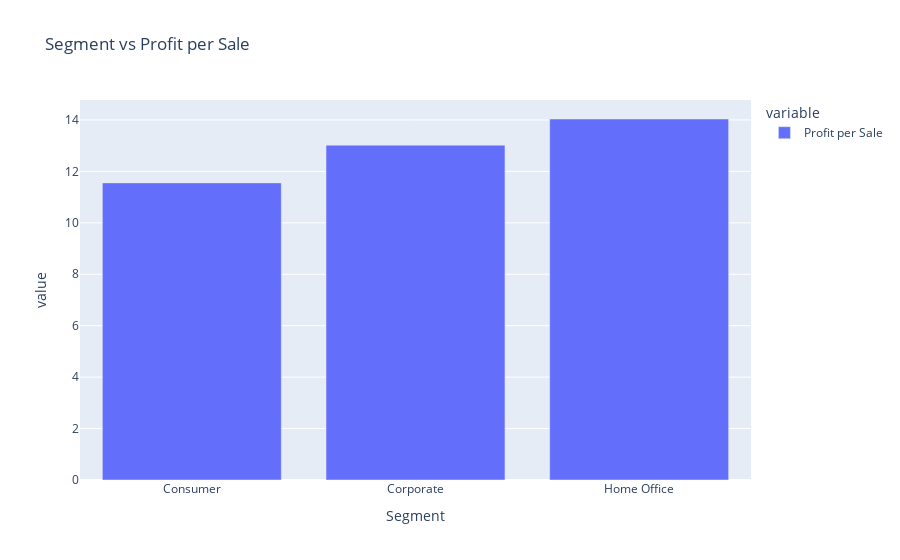

Notebook code for this chart:
### Markdown cell above
Profit per Sale

### Code cell
grouped_df['Profit per Sale']=(grouped_df['Profit']/grouped_df['Sales'])*100
px.bar(grouped_df['Profit per Sale'],title='Segment vs Profit per Sale')

### Figure 1 — Plotly figure (JSON) as saved in the notebook; plotly's stock layout.template omitted (floating-point values rounded to 4 significant figures)
{"data": [{"alignmentgroup": "True", "hovertemplate": "variable=Profit per Sale<br>Segment=%{x}<br>value=%{y}<extra></extra>", "legendgroup": "Profit per Sale", "marker": {"color": "#636efa", "pattern": {"shape": ""}}, "name": "Profit per Sale", "offsetgroup": "Profit per Sale", "orientation": "v", "showlegend": true, "textposition": "auto", "type": "bar", "x": ["Consumer", "Corporate", "Home Office"], "xaxis": "x", "y": [11.55, 13.02, 14.04], "yaxis": "y"}], "layout": {"barmode": "relative", "legend": {"title": {"text": "variable"}, "tracegroupgap": 0}, "title": {"text": "Segment vs Profit per Sale"}, "xaxis": {"anchor": "y", "domain": [0, 1], "title": {"text": "Segment"}}, "yaxis": {"anchor": "x", "domain": [0, 1], "title": {"text": "value"}}}}
